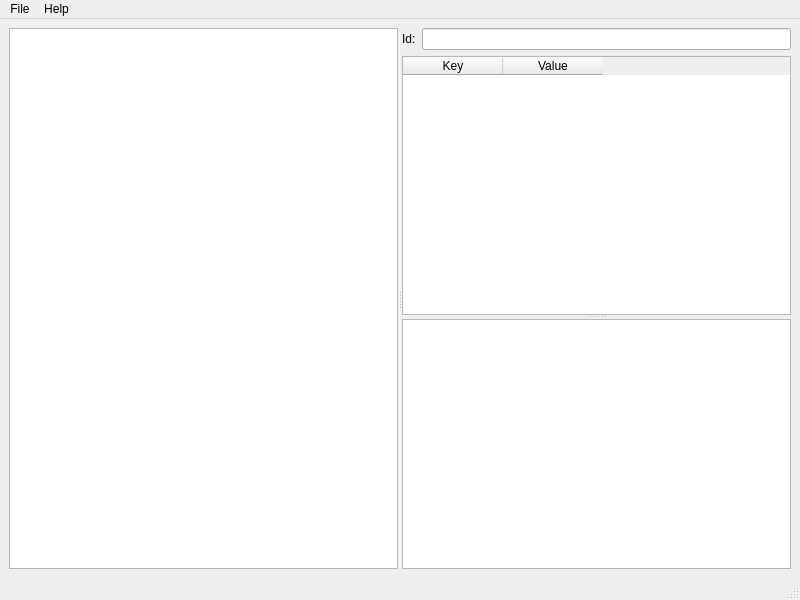
<?xml version="1.0" encoding="UTF-8"?>
<ui version="4.0">
 <class>EditWindow</class>
 <widget class="QMainWindow" name="EditWindow">
  <property name="geometry">
   <rect>
    <x>0</x>
    <y>0</y>
    <width>800</width>
    <height>600</height>
   </rect>
  </property>
  <property name="windowTitle">
   <string>Gas</string>
  </property>
  <widget class="QWidget" name="centralwidget">
   <layout class="QVBoxLayout" name="verticalLayout_2">
    <item>
     <widget class="QSplitter" name="splitter_2">
      <property name="orientation">
       <enum>Qt::Horizontal</enum>
      </property>
      <widget class="QTreeView" name="treeView">
       <property name="enabled">
        <bool>true</bool>
       </property>
       <property name="animated">
        <bool>true</bool>
       </property>
      </widget>
      <widget class="QSplitter" name="splitter">
       <property name="orientation">
        <enum>Qt::Vertical</enum>
       </property>
       <widget class="QWidget" name="layoutWidget">
        <layout class="QVBoxLayout" name="verticalLayout">
         <item>
          <layout class="QHBoxLayout" name="horizontalLayout">
           <item>
            <widget class="QLabel" name="label">
             <property name="text">
              <string>Id:</string>
             </property>
            </widget>
           </item>
           <item>
            <widget class="QLineEdit" name="id_line_edit"/>
           </item>
          </layout>
         </item>
         <item>
          <widget class="QTableWidget" name="attribute_table">
           <property name="enabled">
            <bool>true</bool>
           </property>
           <column>
            <property name="text">
             <string>Key</string>
            </property>
           </column>
           <column>
            <property name="text">
             <string>Value</string>
            </property>
           </column>
          </widget>
         </item>
        </layout>
       </widget>
       <widget class="QPlainTextEdit" name="payload_text_edit">
        <property name="enabled">
         <bool>true</bool>
        </property>
       </widget>
      </widget>
     </widget>
    </item>
   </layout>
  </widget>
  <widget class="QMenuBar" name="menubar">
   <property name="geometry">
    <rect>
     <x>0</x>
     <y>0</y>
     <width>800</width>
     <height>24</height>
    </rect>
   </property>
   <widget class="QMenu" name="menuFile">
    <property name="title">
     <string>File</string>
    </property>
    <addaction name="open_action"/>
    <addaction name="close_action"/>
    <addaction name="separator"/>
    <addaction name="save_action"/>
    <addaction name="save_as_action"/>
    <addaction name="separator"/>
    <addaction name="exit_action"/>
   </widget>
   <widget class="QMenu" name="menuHelp">
    <property name="title">
     <string>Help</string>
    </property>
    <addaction name="about_action"/>
   </widget>
   <addaction name="menuFile"/>
   <addaction name="menuHelp"/>
  </widget>
  <widget class="QStatusBar" name="statusbar"/>
  <action name="open_action">
   <property name="text">
    <string>&amp;Open...</string>
   </property>
   <property name="shortcut">
    <string>Ctrl+O</string>
   </property>
  </action>
  <action name="exit_action">
   <property name="text">
    <string>E&amp;xit</string>
   </property>
   <property name="shortcut">
    <string>Ctrl+X</string>
   </property>
  </action>
  <action name="close_action">
   <property name="text">
    <string>&amp;Close</string>
   </property>
   <property name="shortcut">
    <string>Ctrl+W</string>
   </property>
  </action>
  <action name="about_action">
   <property name="text">
    <string>&amp;About</string>
   </property>
  </action>
  <action name="hex_action">
   <property name="checkable">
    <bool>true</bool>
   </property>
   <property name="text">
    <string>&amp;Hex</string>
   </property>
  </action>
  <action name="save_action">
   <property name="text">
    <string>&amp;Save</string>
   </property>
   <property name="shortcut">
    <string>Ctrl+S</string>
   </property>
  </action>
  <action name="save_as_action">
   <property name="text">
    <string>Save &amp;As...</string>
   </property>
  </action>
 </widget>
 <resources/>
 <connections/>
</ui>
